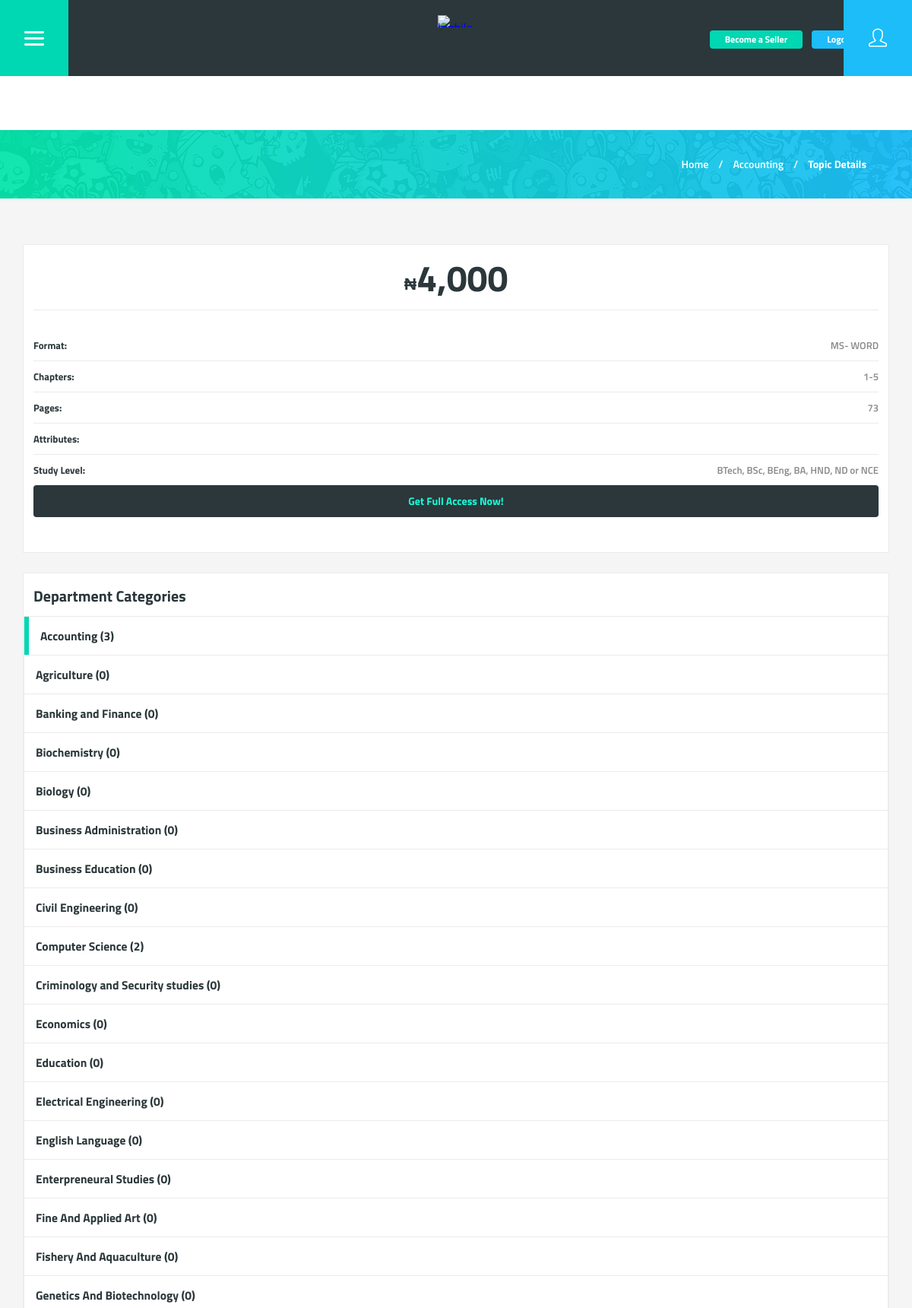
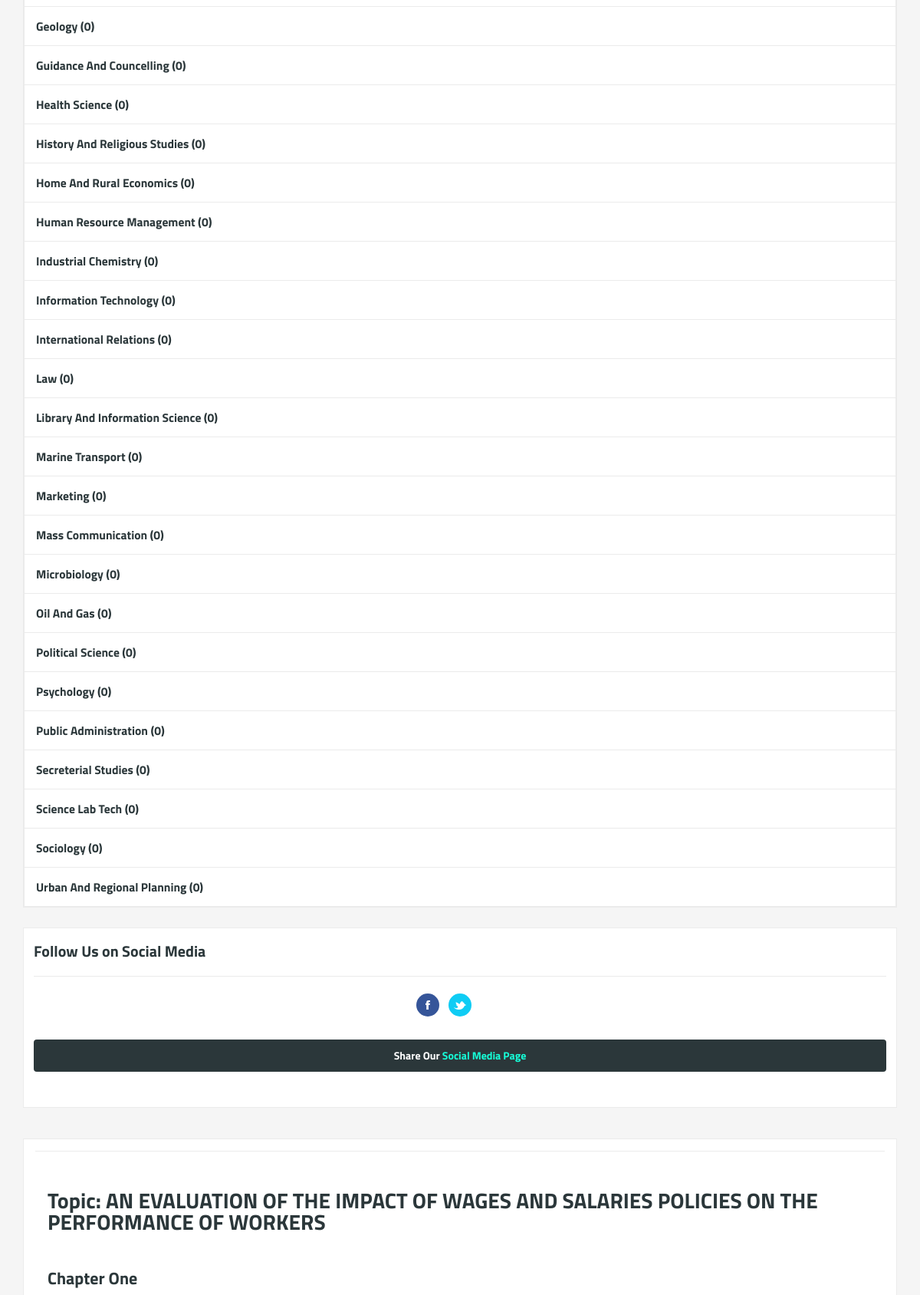
Page /topicdetails.php?topicid=1 (upper part) on the committed database (2 pictures, top to bottom).
### tables this page shows
CREATE TABLE IF NOT EXISTS `tblaccounting` (
  `pid` int(50) NOT NULL AUTO_INCREMENT,
  `pcode` varchar(100) NOT NULL,
  `topic` varchar(250) NOT NULL,
  `description` varchar(2000) NOT NULL,
  `price` varchar(100) NOT NULL,
  `dollarprice` varchar(100) NOT NULL,
  `statement_of_problem` varchar(2000) NOT NULL,
  `aim_objectives` varchar(2000) NOT NULL,
  `format` varchar(50) NOT NULL,
  `chapters` varchar(50) NOT NULL,
  `pages` varchar(50) NOT NULL,
  `attribute` varchar(200) NOT NULL,
  `studylevel` varchar(200) NOT NULL,
  `postdate` datetime NOT NULL,
  `status` int(50) NOT NULL,
  `vendor` varchar(100) NOT NULL,
  PRIMARY KEY (`pid`)
);

### topicdetails.php (the view, shortened to what the rows shown need)
<?php
include('includes/config.php');
    ?>
<!DOCTYPE html>
<html lang="en">
<head>
	<link rel="stylesheet" href="css/vendor/simple-line-icons.css">
	<link rel="stylesheet" href="css/vendor/tooltipster.css">
	<link rel="stylesheet" href="css/style.css">
</head>
<body>
<?php
$did=intval($_GET['topicid']);
$sql = "SELECT pid,topic,description,price,statement_of_problem,aim_objectives,format,chapters,pages,attribute,studylevel from tblaccounting WHERE pid=:did";
$query = $dbh -> prepare($sql);
$query->bindParam(':did',$did,PDO::PARAM_STR);
$query->execute();
$results=$query->fetchAll(PDO::FETCH_OBJ);
if($query->rowCount() > 0)
{
foreach($results as $result)
{               ?>
	<div class="section-wrap">
		<div class="section">
			<div class="sidebar right">
				<div class="sidebar-item">
					<p class="price large"><span>&#x20A6;</span><?php echo htmlentities($result->price);?></p>
					<hr class="line-separator">
					<div class="information-layout">
						<div class="information-layout-item">
							<p class="text-header">Format:</p>
							<p><?php echo htmlentities($result->format);?></p>
						</div>
						<div class="information-layout-item">
							<p class="text-header">Chapters:</p>
							<p><?php echo htmlentities($result->chapters);?></p>
						</div>
						<div class="information-layout-item">
							<p class="text-header">Pages:</p>
							<p><?php echo htmlentities($result->pages);?></p>
						</div>
						<div class="information-layout-item">
							<p class="text-header">Attributes:</p>
						</div>
						<div class="information-layout-item">
							<p class="text-header">Study Level:</p>
							<p><?php echo htmlentities($result->studylevel);?></p>
						</div>
					</div>
					<a href="payment.php?topicid=<?php echo htmlentities($result->pid);?>" class="button mid dark spaced"><span class="primary">Get Full Access Now!</span></a>
				</div>
				<div class="sidebar-item author-items">
					<h4>Department Categories</h4>
				<ul class="dropdown hover-effect">
					<li class="dropdown-item active">
					<?php
$sql = "SELECT pid from  tblaccounting";
$query = $dbh -> prepare($sql);
$query->execute();
$totaccttopics=$query->rowCount();
?>
                              <a href="accounting.php"> Accounting  (<?php echo htmlentities($totaccttopics);?>)
						</a>
					</li>
					<li class="dropdown-item ">
						<?php
$sql = "SELECT pid from  tblagriculture";
$query = $dbh -> prepare($sql);
$query->execute();
$totagrictopics=$query->rowCount();
?>
                              <a href="agriculture.php"> Agriculture (<?php echo htmlentities($totagrictopics);?>)
						</a>
					</li>
					<li class="dropdown-item">
					<?php
$sql = "SELECT pid from  tblbaf";
$query = $dbh -> prepare($sql);
$query->execute();
$totbaftopics=$query->rowCount();
?>
                              <a href="baf.php"> Banking and Finance (<?php echo htmlentities($totbaftopics);?>)
						</a>
					</li>
					<li class="dropdown-item">
					<?php
$sql = "SELECT pid from  tblbiochem";
$query = $dbh -> prepare($sql);
$query->execute();
$totbiochemtopics=$query->rowCount();
?>
                              <a href="biochem.php"> Biochemistry (<?php echo htmlentities($totbiochemtopics);?>)
						</a>
					</li>
					<li class="dropdown-item">
					<?php
$sql = "SELECT pid from  tblbiology";
$query = $dbh -> prepare($sql);
$query->execute();
$totbiologytopics=$query->rowCount();
?>
                              <a href="biology.php"> Biology (<?php echo htmlentities($totbiologytopics);?>)
						</a>
					</li>
					<li class="dropdown-item">
					<?php
$sql = "SELECT pid from  tblbusinessadmin";
$query = $dbh -> prepare($sql);
$query->execute();
$totbamtopics=$query->rowCount();
?>
                              <a href="bam.php"> Business Administration (<?php echo htmlentities($totbamtopics);?>)
						</a>
					</li>
					<li class="dropdown-item">
					<?php
$sql = "SELECT pid from  tblbusinessedu";
$query = $dbh -> prepare($sql);
$query->execute();
$totbizedutopics=$query->rowCount();
?>
                              <a href="businessedu.php"> Business Education (<?php echo htmlentities($totbizedutopics);?>)
						</a>
					</li>
					<li class="dropdown-item">
					<?php
$sql = "SELECT pid from  tblcivileng";
$query = $dbh -> prepare($sql);
$query->execute();
$totciviltopics=$query->rowCount();
?>
                              <a href="civileng.php"> Civil Engineering (<?php echo htmlentities($totciviltopics);?>)
						</a>
					</li>
					<li class="dropdown-item">
					<?php
$sql = "SELECT pid from  tblcomputersc";
$query = $dbh -> prepare($sql);
$query->execute();
$totcsctopics=$query->rowCount();
?>
                              <a href="csc.php"> Computer Science  (<?php echo htmlentities($totcsctopics);?>)
						</a>
					</li>
					<li class="dropdown-item">
					<?php
$sql = "SELECT pid from  tblcriminology";
$query = $dbh -> prepare($sql);
$query->execute();
$totcrimetopics=$query->rowCount();
?>
                              <a href="crime.php"> Criminology and Security studies  (<?php echo htmlentities($totcrimetopics);?>)
						</a>
					</li>
					<li class="dropdown-item">
					<?php
$sql = "SELECT pid from  tblecons";
$query = $dbh -> prepare($sql);
$query->execute();
$toteconstopics=$query->rowCount();
?>
                              <a href="econs.php"> Economics  (<?php echo htmlentities($toteconstopics);?>)
						</a>
					</li>
				<li class="dropdown-item">
					<?php
$sql = "SELECT pid from  tbleducation";
$query = $dbh -> prepare($sql);
$query->execute();
$totedutopics=$query->rowCount();
?>
                              <a href="education.php"> Education  (<?php echo htmlentities($totedutopics);?>)
						</a>
					</li>
					<li class="dropdown-item">
					<?php
$sql = "SELECT pid from  tblelectrical";
$query = $dbh -> prepare($sql);
$query->execute();
$totelecttopics=$query->rowCount();
?>
                              <a href="elect.php"> Electrical Engineering  (<?php echo htmlentities($totelecttopics);?>)
						</a>
					</li>
					<li class="dropdown-item">
					<?php
$sql = "SELECT pid from  tblenglish";
$query = $dbh -> prepare($sql);
$query->execute();
$totengtopics=$query->rowCount();
?>
                              <a href="english.php"> English Language  (<?php echo htmlentities($totengtopics);?>)
						</a>
					</li>
					<li class="dropdown-item">
					<?php
$sql = "SELECT pid from  tblenterpreneurs";
$query = $dbh -> prepare($sql);
$query->execute();
$totenterpreneurstopics=$query->rowCount();
?>
                              <a href="enterpreneurs.php"> Enterpreneural Studies  (<?php echo htmlentities($totenterpreneurstopics);?>)
						</a>
					</li>
					<li class="dropdown-item">
					<?php
$sql = "SELECT pid from  tblfineart";
$query = $dbh -> prepare($sql);
$query->execute();
$totfinearttopics=$query->rowCount();
?>
                              <a href="fineart.php"> Fine And Applied Art  (<?php echo htmlentities($totfinearttopics);?>)
						</a>
					</li>
					<li class="dropdown-item">
					<?php
$sql = "SELECT pid from  tblfishery";
$query = $dbh -> prepare($sql);
$query->execute();
$totfisherytopics=$query->rowCount();
?>
                              <a href="fishery.php"> Fishery And Aquaculture  (<?php echo htmlentities($totfisherytopics);?>)
						</a>
					</li>
					<li class="dropdown-item">
					<?php
$sql = "SELECT pid from  tblgenetics";
$query = $dbh -> prepare($sql);
$query->execute();
$totgeneticstopics=$query->rowCount();
?>
                              <a href="genetics.php"> Genetics And Biotechnology  (<?php echo htmlentities($totgeneticstopics);?>)
						</a>
					</li>
					<li class="dropdown-item">
					<?php
$sql = "SELECT pid from  tblgeology";
$query = $dbh -> prepare($sql);
$query->execute();
$totgeologytopics=$query->rowCount();
?>
                              <a href="geology.php"> Geology  (<?php echo htmlentities($totgeologytopics);?>)
						</a>
					</li>
					<li class="dropdown-item">
					<?php
$sql = "SELECT pid from  tblguidance";
$query = $dbh -> prepare($sql);
$query->execute();
$totguidancetopics=$query->rowCount();
?>
                              <a href="guidance.php"> Guidance And Councelling  (<?php echo htmlentities($totguidancetopics);?>)
						</a>
					</li>
					<li class="dropdown-item">
					<?php
$sql = "SELECT pid from  tblhealthscience";
$query = $dbh -> prepare($sql);
$query->execute();
$tothealthsciencetopics=$query->rowCount();
?>
                              <a href="healthscience.php"> Health Science  (<?php echo htmlentities($tothealthsciencetopics);?>)
						</a>
					</li>
					<li class="dropdown-item">
					<?php
$sql = "SELECT pid from  tblhistoryrs";
$query = $dbh -> prepare($sql);
$query->execute();
$tothistoryrstopics=$query->rowCount();
?>
                              <a href="historyrs.php"> History And Religious Studies  (<?php echo htmlentities($tothistoryrstopics);?>)
						</a>
					</li>
					<li class="dropdown-item">
					<?php
$sql = "SELECT pid from  tblhomerural";
$query = $dbh -> prepare($sql);
$query->execute();
$tothomeruraltopics=$query->rowCount();
?>
                              <a href="homerural.php"> Home And Rural Economics (<?php echo htmlentities($tothomeruraltopics);?>)
						</a>
					</li>
					<li class="dropdown-item">
					<?php
$sql = "SELECT pid from  tblhumanresources";
$query = $dbh -> prepare($sql);
$query->execute();
$tothumanresourcestopics=$query->rowCount();
?>
                              <a href="humanresources.php"> Human Resource Management  (<?php echo htmlentities($tothumanresourcestopics);?>)
						</a>
					</li>
					<li class="dropdown-item">
					<?php
$sql = "SELECT pid from  tblindustrialchem";
$query = $dbh -> prepare($sql);
$query->execute();
$totindustrialchemtopics=$query->rowCount();
?>
                              <a href="industrialchem.php"> Industrial Chemistry  (<?php echo htmlentities($totindustrialchemtopics);?>)
						</a>
					</li>
					<li class="dropdown-item">
					<?php
$sql = "SELECT pid from  tblinfotech";
$query = $dbh -> prepare($sql);
$query->execute();
$totinfotechtopics=$query->rowCount();
?>
                              <a href="infotech.php"> Information Technology  (<?php echo htmlentities($totinfotechtopics);?>)
						</a>
					</li>
					<li class="dropdown-item">
					<?php
$sql = "SELECT pid from  tblinternationalrelation";
$query = $dbh -> prepare($sql);
$query->execute();
$totinternationalrelationtopics=$query->rowCount();
?>
                              <a href="internationalrelation.php"> International Relations  (<?php echo htmlentities($totinternationalrelationtopics);?>)
						</a>
					</li>
					<li class="dropdown-item">
					<?php
$sql = "SELECT pid from  tbllaw";
$query = $dbh -> prepare($sql);
$query->execute();
$totlawtopics=$query->rowCount();
?>
                              <a href="law.php"> Law  (<?php echo htmlentities($totlawtopics);?>)
						</a>
					</li>
					<li class="dropdown-item">
					<?php
$sql = "SELECT pid from  tbllibraryinfo";
$query = $dbh -> prepare($sql);
$query->execute();
$totlibraryinfotopics=$query->rowCount();
?>
                              <a href="libraryinfo.php"> Library And Information Science  (<?php echo htmlentities($totlibraryinfotopics);?>)
						</a>
					</li>
					<li class="dropdown-item">
					<?php
$sql = "SELECT pid from  tblmarinetransport";
$query = $dbh -> prepare($sql);
$query->execute();
$totmarinetransporttopics=$query->rowCount();
?>
                              <a href="marinetransport.php"> Marine Transport  (<?php echo htmlentities($totmarinetransporttopics);?>)
						</a>
					</li>
					<li class="dropdown-item">
					<?php
$sql = "SELECT pid from  tblmarketing";
$query = $dbh -> prepare($sql);
$query->execute();
$totmarketingtopics=$query->rowCount();
?>
                              <a href="marketing.php"> Marketing  (<?php echo htmlentities($totmarketingtopics);?>)
						</a>
					</li>
					<li class="dropdown-item">
					<?php
$sql = "SELECT pid from  tblmasscomm";
$query = $dbh -> prepare($sql);
$query->execute();
$totmasscommtopics=$query->rowCount();
?>
                              <a href="masscomm.php"> Mass Communication  (<?php echo htmlentities($totmasscommtopics);?>)
						</a>
					</li>
					<li class="dropdown-item">
					<?php
$sql = "SELECT pid from  tblmicrobiology";
$query = $dbh -> prepare($sql);
$query->execute();
$totmicrobiologytopics=$query->rowCount();
?>
                              <a href="microbiology.php"> Microbiology  (<?php echo htmlentities($totmicrobiologytopics);?>)
						</a>
					</li>
					<li class="dropdown-item">
					<?php
$sql = "SELECT pid from  tbloilgas";
$query = $dbh -> prepare($sql);
$query->execute();
$totoilgastopics=$query->rowCount();
?>
                              <a href="oilgas.php"> Oil And Gas  (<?php echo htmlentities($totoilgastopics);?>)
						</a>
					</li>
					<li class="dropdown-item">
					<?php
$sql = "SELECT pid from  tblpolscience";
$query = $dbh -> prepare($sql);
$query->execute();
$totpolsciencetopics=$query->rowCount();
?>
                              <a href="polscience.php"> Political Science  (<?php echo htmlentities($totpolsciencetopics);?>)
						</a>
					</li>
					<li class="dropdown-item">
					<?php
$sql = "SELECT pid from  tblpsychology";
$query = $dbh -> prepare($sql);
$query->execute();
$totpsychologytopics=$query->rowCount();
?>
                              <a href="psychology.php"> Psychology  (<?php echo htmlentities($totpsychologytopics);?>)
						</a>
					</li>
					<li class="dropdown-item">
					<?php
$sql = "SELECT pid from  tblpublicadmin";
$query = $dbh -> prepare($sql);
$query->execute();
$totpublicadmintopics=$query->rowCount();
?>
                              <a href="publicadmin.php"> Public Administration  (<?php echo htmlentities($totpublicadmintopics);?>)
						</a>
					</li>
					<li class="dropdown-item">
					<?php
$sql = "SELECT pid from  tblsecreterialstudies";
$query = $dbh -> prepare($sql);
$query->execute();
$totsecreterialstudiestopics=$query->rowCount();
?>
                              <a href="secreterialstudies.php"> Secreterial Studies  (<?php echo htmlentities($totsecreterialstudiestopics);?>)
						</a>
					</li>
					<li class="dropdown-item">
					<?php
$sql = "SELECT pid from  tblslt";
$query = $dbh -> prepare($sql);
$query->execute();
$totslttopics=$query->rowCount();
?>
                              <a href="slt.php"> Science Lab Tech  (<?php echo htmlentities($totslttopics);?>)
						</a>
					</li>
					<li class="dropdown-item">
					<?php
$sql = "SELECT pid from  tblsociology";
$query = $dbh -> prepare($sql);
$query->execute();
$totsociologytopics=$query->rowCount();
?>
                              <a href="sociology.php"> Sociology  (<?php echo htmlentities($totsociologytopics);?>)
						</a>
					</li>
					<li class="dropdown-item">
					<?php
$sql = "SELECT pid from  tblurbanregionplan";
$query = $dbh -> prepare($sql);
$query->execute();
$toturbanregionplantopics=$query->rowCount();
?>
                              <a href="urbanregionplan.php"> Urban And Regional Planning  (<?php echo htmlentities($toturbanregionplantopics);?>)
						</a>
					</li>
				</ul>
				</div>
				<div class="sidebar-item author-bio">
					<h4>Follow Us on Social Media</h4>
					<hr class="line-separator">
					<ul class="share-links">
						<li><a href="#" class="fb"></a></li>
						<li><a href="#" class="twt"></a></li>
					</ul>
					<a href="#" class="button mid dark spaced">Share Our <span class="primary">Social Media Page</span></a>
				</div>
			</div>
			<div class="content left">
				<article class="post">
					<hr class="line-separator">
					<div class="post-content">
						<div class="post-paragraph">
							<h3 class="post-title">Topic:    <?php echo htmlentities($result->topic);?></h3>
						</div>
						<div class="post-paragraph">
							<h3 class="post-title small">Chapter One</h3>
						</div>
						<?php }} ?>
					</div>
				</article>
			</div>
		</div>
	</div>
</body>
</html>

### rows in the picture
tblaccounting: price "4,000", format "MS- WORD", chapters "1-5", pages "73", studylevel "BTech, BSc, BEng, BA, HND, ND or NCE", totaccttopics "3", totagrictopics "0", totbaftopics "0", totbiochemtopics "0", totbiologytopics "0", totbamtopics "0", totbizedutopics "0", totciviltopics "0", totcsctopics "2", totcrimetopics "0", toteconstopics "0", totedutopics "0", totelecttopics "0", totengtopics "0", totenterpreneurstopics "0", totfinearttopics "0", totfisherytopics "0", totgeneticstopics "0", totgeologytopics "0", totguidancetopics "0", tothealthsciencetopics "0", tothistoryrstopics "0", tothomeruraltopics "0", tothumanresourcestopics "0", totindustrialchemtopics "0", totinfotechtopics "0", totinternationalrelationtopics "0", totlawtopics "0", totlibraryinfotopics "0", totmarinetransporttopics "0", totmarketingtopics "0", totmasscommtopics "0", totmicrobiologytopics "0", totoilgastopics "0", totpolsciencetopics "0", totpsychologytopics "0", totpublicadmintopics "0", totsecreterialstudiestopics "0", totslttopics "0", totsociologytopics "0", toturbanregionplantopics "0", topic "AN EVALUATION OF THE IMPACT OF WAGES AND SALARIES POLICIES ON THE PERFORMANCE OF WORKERS"
